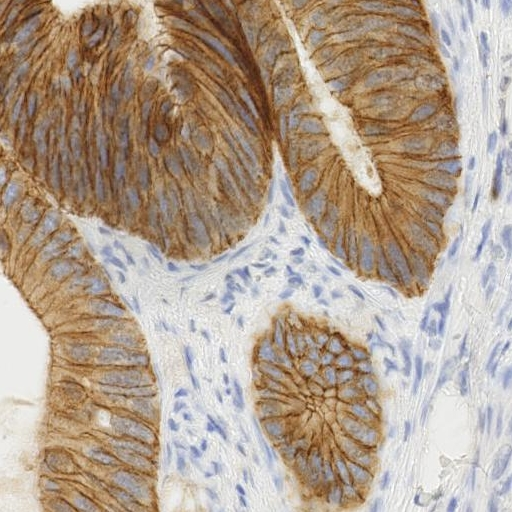
#> input picture skimage.data.immunohistochemistry(), 512 x 512 px
$ jupyter execute --allow-errors 'Sci-Kit Image Processing Techniques.ipynb'   (older library calls are emulated)
#> lines starting #> are read from the running program, lines starting #| are printed output that depends on the picture; after the words box and inside, x2 and y2 are one past the last pixel; in counts of white or black regions, pixels touching at a corner belong together; long printed decimals are rounded
[cell 1]
import matplotlib.pyplot as plt

from skimage import data
from skimage.color import rgb2hed
from matplotlib.colors import LinearSegmentedColormap

# Create an artificial color close to the original one
cmap_hema = LinearSegmentedColormap.from_list('mycmap', ['white', 'navy'])
cmap_dab = LinearSegmentedColormap.from_list('mycmap', ['white',
                                             'saddlebrown'])
cmap_eosin = LinearSegmentedColormap.from_list('mycmap', ['darkviolet',
                                               'white'])

ihc_rgb = data.immunohistochemistry()
#> ihc_rgb is the input picture: shape (512, 512, 3); mean R, G, B 177.3, 159.8, 144
ihc_hed = rgb2hed(ihc_rgb)
#> ihc_hed: shape (512, 512, 3) float64; mean of channels 0, 1, 2 0.0201, 3.78e-07, 0.0582

fig, axes = plt.subplots(2, 2, figsize=(7, 6), sharex=True, sharey=True)
ax = axes.ravel()

ax[0].imshow(ihc_rgb)
ax[0].set_title("Original image")

ax[1].imshow(ihc_hed[:, :, 0], cmap=cmap_hema)
ax[1].set_title("Hematoxylin")

ax[2].imshow(ihc_hed[:, :, 1], cmap=cmap_eosin)
ax[2].set_title("Eosin")

ax[3].imshow(ihc_hed[:, :, 2], cmap=cmap_dab)
ax[3].set_title("DAB")

for a in ax.ravel():
    a.axis('off')

fig.tight_layout()

[cell 2]
import numpy as np
from skimage.exposure import rescale_intensity

# Rescale hematoxylin and DAB signals and give them a fluorescence look
h = rescale_intensity(ihc_hed[:, :, 0], out_range=(0, 1))
d = rescale_intensity(ihc_hed[:, :, 2], out_range=(0, 1))
zdh = np.dstack((np.zeros_like(h), d, h))
#> zdh: shape (512, 512, 3) float64; mean of channels 0, 1, 2 0, 0.0384, 0.186

fig = plt.figure()
axis = plt.subplot(1, 1, 1, sharex=ax[0], sharey=ax[0])
axis.imshow(zdh)
axis.set_title("Stain separated image (rescaled)")
axis.axis('off')
plt.show()

[cell 3]
from skimage.color.adapt_rgb import adapt_rgb, each_channel, hsv_value
from skimage import filters
from skimage import io

@adapt_rgb(each_channel)
def sobel_each(image):
    return filters.sobel(image)


@adapt_rgb(hsv_value)
def sobel_hsv(image):
    return filters.sobel(image)

[cell 4]
image = io.imread('test.png')
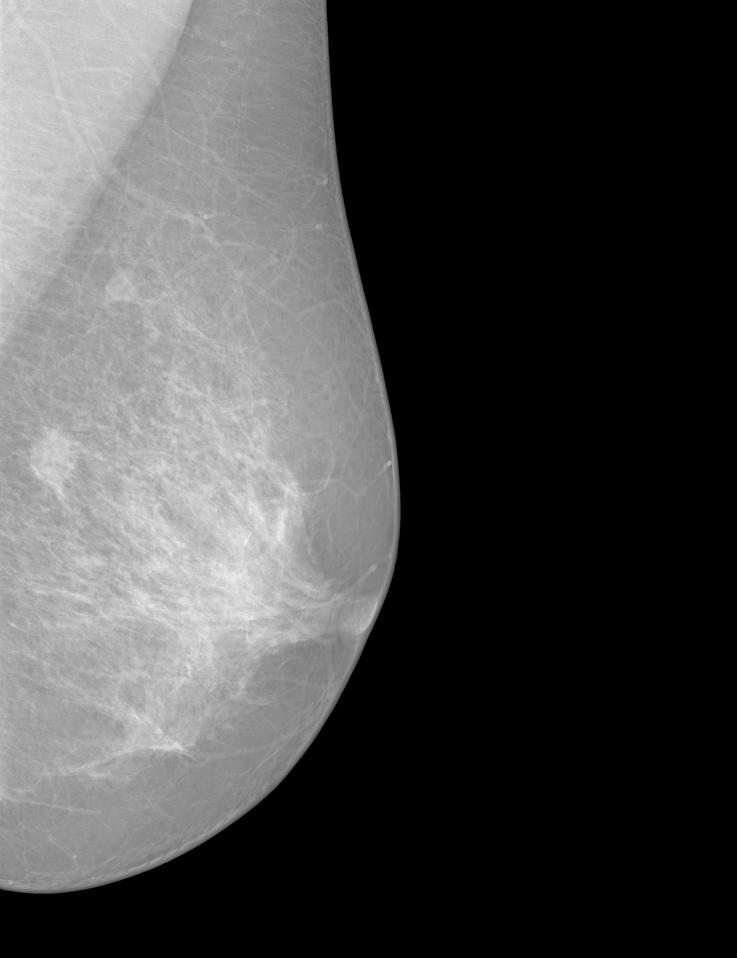
#> input picture Mammogram /test.png, 737 x 958 px, shrunk from 2560 x 3328 before the run
#> image is the input picture: shape (958, 737); min 0, max 247, mean 71.5
plt.imshow(image,cmap='gray')

Sobel

[cell 5]
from skimage import data
from skimage import io
from skimage.exposure import rescale_intensity
import matplotlib.pyplot as plt

image = io.imread('test.png')

fig, (ax_each, ax_hsv) = plt.subplots(ncols=2, figsize=(14, 7))

# We use 1 - sobel_each(image) but this won't work if image is not normalized
ax_each.imshow(rescale_intensity(1 - sobel_each(image)),cmap='gray')
ax_each.set_xticks([]), ax_each.set_yticks([])
ax_each.set_title("Sobel filter computed\n on individual RGB channels")

# We use 1 - sobel_hsv(image) but this won't work if image is not normalized
ax_hsv.imshow(rescale_intensity(1 - sobel_hsv(image)),cmap='gray')
ax_hsv.set_xticks([]), ax_hsv.set_yticks([])
ax_hsv.set_title("Sobel filter computed\n on (V)alue converted image (HSV)")

[cell 6]
def sobel_gray(image):
    return filters.sobel(image)


fig, ax = plt.subplots(ncols=1, nrows=1, figsize=(7, 7))

# We use 1 - sobel_gray(image) but this won't work if image is not normalized
ax.imshow(rescale_intensity(1 - sobel_gray(image)), cmap=plt.cm.gray)
ax.set_xticks([]), ax.set_yticks([])
ax.set_title("Sobel filter computed\n on the converted grayscale image")

Filtering regional maxima

[cell 7]
import numpy as np
import matplotlib.pyplot as plt

from scipy.ndimage import gaussian_filter
from skimage import data
from skimage import img_as_float
from skimage.morphology import reconstruction

# Convert to float: Important for subtraction later which won't work with uint8
#image = img_as_float(data.coins())
image = gaussian_filter(image, 1)

seed = np.copy(image)
seed[1:-1, 1:-1] = image.min()
mask = image

dilated = reconstruction(seed, mask, method='dilation')

[cell 8]
fig, (ax0, ax1, ax2) = plt.subplots(nrows=1,
                                    ncols=3,
                                    figsize=(8, 2.5),
                                    sharex=True,
                                    sharey=True)

ax0.imshow(image, cmap='gray')
ax0.set_title('original image')
ax0.axis('off')

ax1.imshow(dilated, vmin=image.min(), vmax=image.max(), cmap='gray')
ax1.set_title('dilated')
ax1.axis('off')

ax2.imshow(image - dilated, cmap='gray')
ax2.set_title('image - dilated')
ax2.axis('off')

fig.tight_layout()

[cell 9]
h = 0.4
seed = image - h
dilated = reconstruction(seed, mask, method='dilation')
hdome = image - dilated
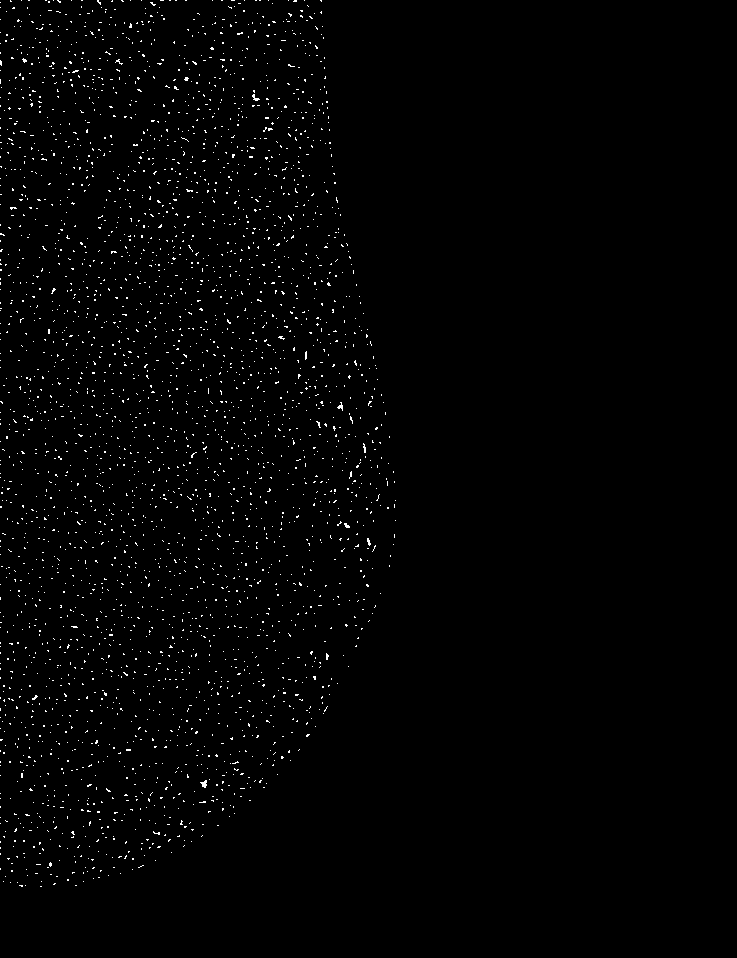
#> hdome: shape (958, 737) float64; values 0 (black) and 0.4 (white), 1.1% white in thin lines or dots, all inside (x1, y1, x2, y2) = (0, 0, 396, 887)

[cell 10]
fig, (ax0, ax1, ax2) = plt.subplots(nrows=1, ncols=3, figsize=(8, 2.5))
yslice = 197

ax0.plot(mask[yslice], '0.5', label='mask')
ax0.plot(seed[yslice], 'k', label='seed')
ax0.plot(dilated[yslice], 'r', label='dilated')
ax0.set_ylim(-0.2, 2)
ax0.set_title('image slice')
ax0.set_xticks([])
ax0.legend()

ax1.imshow(dilated, vmin=image.min(), vmax=image.max(), cmap='gray')
ax1.axhline(yslice, color='r', alpha=0.4)
ax1.set_title('dilated')
ax1.axis('off')

ax2.imshow(hdome, cmap='gray')
ax2.axhline(yslice, color='r', alpha=0.4)
ax2.set_title('image - dilated')
ax2.axis('off')

fig.tight_layout()
plt.show()

Local Histogram Equalization

[cell 11]
import numpy as np
import matplotlib
import matplotlib.pyplot as plt

from skimage import data
from skimage.util.dtype import dtype_range
from skimage.util import img_as_ubyte
from skimage import exposure
from skimage.morphology import disk
from skimage.filters import rank


matplotlib.rcParams['font.size'] = 9


def plot_img_and_hist(image, axes, bins=256):
    """Plot an image along with its histogram and cumulative histogram.

    """
    ax_img, ax_hist = axes
    ax_cdf = ax_hist.twinx()

    # Display image
    ax_img.imshow(image, cmap=plt.cm.gray)
    ax_img.set_axis_off()

    # Display histogram
    ax_hist.hist(image.ravel(), bins=bins)
    ax_hist.ticklabel_format(axis='y', style='scientific', scilimits=(0, 0))
    ax_hist.set_xlabel('Pixel intensity')

    xmin, xmax = dtype_range[image.dtype.type]
    ax_hist.set_xlim(xmin, xmax)

    # Display cumulative distribution
    img_cdf, bins = exposure.cumulative_distribution(image, bins)
    ax_cdf.plot(bins, img_cdf, 'r')

    return ax_img, ax_hist, ax_cdf


# Load an example image
#img = img_as_ubyte(data.moon())

img = img_as_ubyte(image)
# Global equalize
img_rescale = exposure.equalize_hist(img)

# Equalization
selem = disk(30)
img_eq = rank.equalize(img, selem=selem)
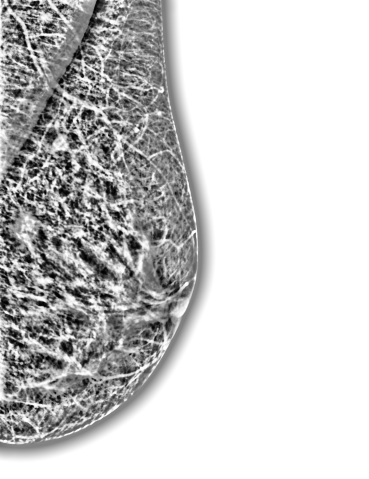
#> img_eq: shape (958, 737) (shown at 1/2 size); min 0, max 255, mean 201.2


# Display results
fig = plt.figure(figsize=(8, 5))
axes = np.zeros((2, 3), dtype=np.object)
axes[0, 0] = plt.subplot(2, 3, 1)
axes[0, 1] = plt.subplot(2, 3, 2, sharex=axes[0, 0], sharey=axes[0, 0])
axes[0, 2] = plt.subplot(2, 3, 3, sharex=axes[0, 0], sharey=axes[0, 0])
axes[1, 0] = plt.subplot(2, 3, 4)
axes[1, 1] = plt.subplot(2, 3, 5)
axes[1, 2] = plt.subplot(2, 3, 6)

ax_img, ax_hist, ax_cdf = plot_img_and_hist(img, axes[:, 0])
#> in plot_img_and_hist, `img_cdf, bins = exposure.cumulative_distribution(image, bins)`: img_cdf = 235 values from 0.567 to 1; bins = 235 values from 0 to 234
ax_img.set_title('Low contrast image')
ax_hist.set_ylabel('Number of pixels')

ax_img, ax_hist, ax_cdf = plot_img_and_hist(img_rescale, axes[:, 1])
ax_img.set_title('Global equalise')

ax_img, ax_hist, ax_cdf = plot_img_and_hist(img_eq, axes[:, 2])
ax_img.set_title('Local equalize')
ax_cdf.set_ylabel('Fraction of total intensity')


# prevent overlap of y-axis labels
fig.tight_layout()
plt.show()

[cell 12]
import numpy
import math
import cv2
#original = cv2.imread("original.png")
#contrast = cv2.imread("photoshopped.png",1)
def psnr(img1, img2):
    mse = numpy.mean( (img1 - img2) ** 2 )
#> mse = 50.67
    if mse == 0:
        return 100
    PIXEL_MAX = 255.0
    return 20 * math.log10(PIXEL_MAX / math.sqrt(mse))

d=psnr(img,img_eq)
#> d = 31.08
print(d)
#| 31.083

Gamma and log contrast adjustment

[cell 13]
import matplotlib
import matplotlib.pyplot as plt
import numpy as np

from skimage import data, img_as_float
from skimage import exposure

matplotlib.rcParams['font.size'] = 8


def plot_img_and_hist(image, axes, bins=256):
    """Plot an image along with its histogram and cumulative histogram.

    """
    image = img_as_float(image)
    ax_img, ax_hist = axes
    ax_cdf = ax_hist.twinx()

    # Display image
    ax_img.imshow(image, cmap=plt.cm.gray)
    ax_img.set_axis_off()

    # Display histogram
    ax_hist.hist(image.ravel(), bins=bins, histtype='step', color='black')
    ax_hist.ticklabel_format(axis='y', style='scientific', scilimits=(0, 0))
    ax_hist.set_xlabel('Pixel intensity')
    ax_hist.set_xlim(0, 1)
    ax_hist.set_yticks([])

    # Display cumulative distribution
    img_cdf, bins = exposure.cumulative_distribution(image, bins)
    ax_cdf.plot(bins, img_cdf, 'r')
    ax_cdf.set_yticks([])

    return ax_img, ax_hist, ax_cdf


# Load an example image

#img = data.moon()
img = image
# Gamma
gamma_corrected = exposure.adjust_gamma(img, 2)
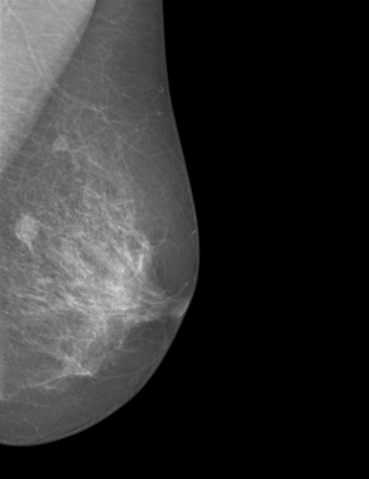
#> gamma_corrected: shape (958, 737) (shown at 1/2 size); min 0, max 215, mean 47

# Logarithmic
logarithmic_corrected = exposure.adjust_log(img, 1)

# Display results
fig = plt.figure(figsize=(8, 5))
axes = np.zeros((2, 3), dtype=np.object)
axes[0, 0] = plt.subplot(2, 3, 1)
axes[0, 1] = plt.subplot(2, 3, 2, sharex=axes[0, 0], sharey=axes[0, 0])
axes[0, 2] = plt.subplot(2, 3, 3, sharex=axes[0, 0], sharey=axes[0, 0])
axes[1, 0] = plt.subplot(2, 3, 4)
axes[1, 1] = plt.subplot(2, 3, 5)
axes[1, 2] = plt.subplot(2, 3, 6)

ax_img, ax_hist, ax_cdf = plot_img_and_hist(img, axes[:, 0])
#> in plot_img_and_hist, `img_cdf, bins = exposure.cumulative_distribution(image, bins)`: img_cdf = 256 values from 0.567 to 1; bins = 256 values from 0.00179 to 0.916
ax_img.set_title('Low contrast image')

y_min, y_max = ax_hist.get_ylim()
#> y_min = 0; y_max = 420074.5
ax_hist.set_ylabel('Number of pixels')
ax_hist.set_yticks(np.linspace(0, y_max, 5))

ax_img, ax_hist, ax_cdf = plot_img_and_hist(gamma_corrected, axes[:, 1])
ax_img.set_title('Gamma correction')

ax_img, ax_hist, ax_cdf = plot_img_and_hist(logarithmic_corrected, axes[:, 2])
ax_img.set_title('Logarithmic correction')

ax_cdf.set_ylabel('Fraction of total intensity')
ax_cdf.set_yticks(np.linspace(0, 1, 5))

# prevent overlap of y-axis labels
fig.tight_layout()
plt.show()

[cell 14]
import numpy
import math
import cv2
#original = cv2.imread("original.png")
#contrast = cv2.imread("photoshopped.png",1)
def psnr(img1, img2):
    mse = numpy.mean( (img1 - img2) ** 2 )
#> mse = 51.2
    if mse == 0:
        return 100
    PIXEL_MAX = 255.0
    return 20 * math.log10(PIXEL_MAX / math.sqrt(mse))

d=psnr(img,logarithmic_corrected)
#> d = 31.04
print(d)
#| 31.038

[cell 15]
import numpy
import math
import cv2
#original = cv2.imread("original.png")
#contrast = cv2.imread("photoshopped.png",1)
def psnr(img1, img2):
    mse = numpy.mean( (img1 - img2) ** 2 )
#> mse = 44.87
    if mse == 0:
        return 100
    PIXEL_MAX = 255.0
    return 20 * math.log10(PIXEL_MAX / math.sqrt(mse))

d=psnr(img,gamma_corrected)
#> d = 31.61
print(d)
#| 31.612

Histogram Equalization

[cell 16]
import matplotlib
import matplotlib.pyplot as plt
import numpy as np

from skimage import data, img_as_float
from skimage import exposure


matplotlib.rcParams['font.size'] = 8


def plot_img_and_hist(image, axes, bins=256):
    """Plot an image along with its histogram and cumulative histogram.

    """
    image = img_as_float(image)
    ax_img, ax_hist = axes
    ax_cdf = ax_hist.twinx()

    # Display image
    ax_img.imshow(image, cmap=plt.cm.gray)
    ax_img.set_axis_off()

    # Display histogram
    ax_hist.hist(image.ravel(), bins=bins, histtype='step', color='black')
    ax_hist.ticklabel_format(axis='y', style='scientific', scilimits=(0, 0))
    ax_hist.set_xlabel('Pixel intensity')
    ax_hist.set_xlim(0, 1)
    ax_hist.set_yticks([])

    # Display cumulative distribution
    img_cdf, bins = exposure.cumulative_distribution(image, bins)
    ax_cdf.plot(bins, img_cdf, 'r')
    ax_cdf.set_yticks([])

    return ax_img, ax_hist, ax_cdf


# Load an example image
#img = data.moon()
img = image
# Contrast stretching
p2, p98 = np.percentile(img, (2, 98))
#> p2 = 0; p98 = 203
img_rescale = exposure.rescale_intensity(img, in_range=(p2, p98))

# Equalization
img_eq = exposure.equalize_hist(img)

# Adaptive Equalization
img_adapteq = exposure.equalize_adapthist(img, clip_limit=0.03)

# Display results
fig = plt.figure(figsize=(8, 5))
axes = np.zeros((2, 4), dtype=np.object)
axes[0, 0] = fig.add_subplot(2, 4, 1)
for i in range(1, 4):
    axes[0, i] = fig.add_subplot(2, 4, 1+i, sharex=axes[0,0], sharey=axes[0,0])
for i in range(0, 4):
    axes[1, i] = fig.add_subplot(2, 4, 5+i)

ax_img, ax_hist, ax_cdf = plot_img_and_hist(img, axes[:, 0])
#> in plot_img_and_hist, `img_cdf, bins = exposure.cumulative_distribution(image, bins)`: img_cdf = 256 values from 0.567 to 1; bins = 256 values from 0.00179 to 0.916
ax_img.set_title('Low contrast image')

y_min, y_max = ax_hist.get_ylim()
ax_hist.set_ylabel('Number of pixels')
ax_hist.set_yticks(np.linspace(0, y_max, 5))

ax_img, ax_hist, ax_cdf = plot_img_and_hist(img_rescale, axes[:, 1])
ax_img.set_title('Contrast stretching')

ax_img, ax_hist, ax_cdf = plot_img_and_hist(img_eq, axes[:, 2])
ax_img.set_title('Histogram equalization')

ax_img, ax_hist, ax_cdf = plot_img_and_hist(img_adapteq, axes[:, 3])
ax_img.set_title('Adaptive equalization')

ax_cdf.set_ylabel('Fraction of total intensity')
ax_cdf.set_yticks(np.linspace(0, 1, 5))

# prevent overlap of y-axis labels
fig.tight_layout()
plt.show()
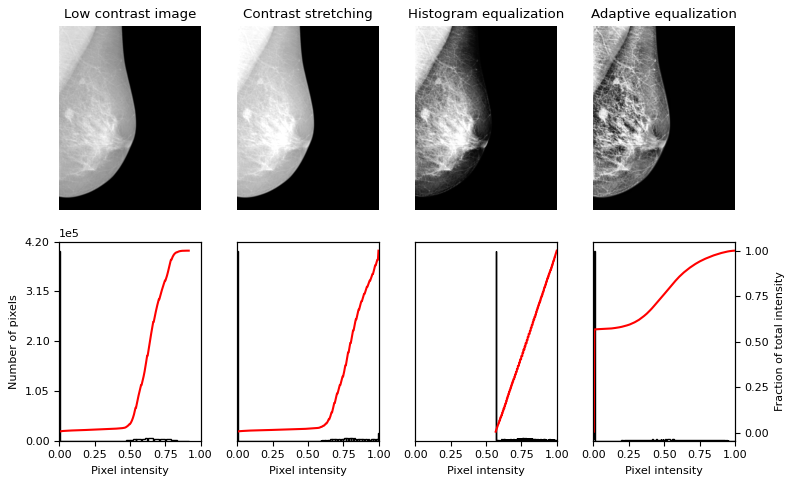
#> figure drawn by matplotlib, 12 panels; panel 12: curve peaks at x = 0.998, y = 1

[cell 17]
import numpy
import math
import cv2
#original = cv2.imread("original.png")
#contrast = cv2.imread("photoshopped.png",1)
def psnr(img1, img2):
    mse = numpy.mean( (img1 - img2) ** 2 )
#> mse = 55.03
    if mse == 0:
        return 100
    PIXEL_MAX = 255.0
    return 20 * math.log10(PIXEL_MAX / math.sqrt(mse))

d=psnr(img,img_rescale)
#> d = 30.72
print(d)
#| 30.724

[cell 18]
import numpy
import math
import cv2
#original = cv2.imread("original.png")
#contrast = cv2.imread("photoshopped.png",1)
def psnr(img1, img2):
    mse = numpy.mean( (img1 - img2) ** 2 )
#> mse = 11862
    if mse == 0:
        return 100
    PIXEL_MAX = 255.0
    return 20 * math.log10(PIXEL_MAX / math.sqrt(mse))

d=psnr(img,img_eq)
#> d = 7.39
print(d)
#| 7.389

[cell 19]
import numpy
import math
import cv2
#original = cv2.imread("original.png")
#contrast = cv2.imread("photoshopped.png",1)
def psnr(img1, img2):
    mse = numpy.mean( (img1 - img2) ** 2 )
#> mse = 11897
    if mse == 0:
        return 100
    PIXEL_MAX = 255.0
    return 20 * math.log10(PIXEL_MAX / math.sqrt(mse))

d=psnr(img,img_adapteq)
#> d = 7.38
print(d)
#| 7.376

Contour finding

[cell 20]
import numpy as np
import matplotlib.pyplot as plt

from skimage import measure


# Construct some test data
x, y = np.ogrid[-np.pi:np.pi:100j, -np.pi:np.pi:100j]
r = np.sin(np.exp((np.sin(x)**3 + np.cos(y)**2)))

# Find contours at a constant value of 0.8
contours = measure.find_contours(r, 0.8)

# Display the image and plot all contours found
fig, ax = plt.subplots()
ax.imshow(r, interpolation='nearest', cmap=plt.cm.gray)

for n, contour in enumerate(contours):
    ax.plot(contour[:, 1], contour[:, 0], linewidth=2)

ax.axis('image')
ax.set_xticks([])
ax.set_yticks([])
plt.show()

Convex Hull

[cell 21]
import matplotlib.pyplot as plt

from skimage.morphology import convex_hull_image
from skimage import data, img_as_float
from skimage.util import invert

# The original image is inverted as the object must be white.
#image = invert(data.horse())

chull = convex_hull_image(image)
#> chull: shape (958, 737) bool; 43.9% white; 1 white region, box (x1, y1, x2, y2) and area: (0, 0, 403, 896) 309734

fig, axes = plt.subplots(1, 2, figsize=(8, 4))
ax = axes.ravel()

ax[0].set_title('Original picture')
ax[0].imshow(image, cmap=plt.cm.gray, interpolation='nearest')
ax[0].set_axis_off()

ax[1].set_title('Transformed picture')
ax[1].imshow(chull, cmap=plt.cm.gray, interpolation='nearest')
ax[1].set_axis_off()

plt.tight_layout()
plt.show()

[cell 22]
chull_diff = img_as_float(chull.copy())
chull_diff[image] = 2
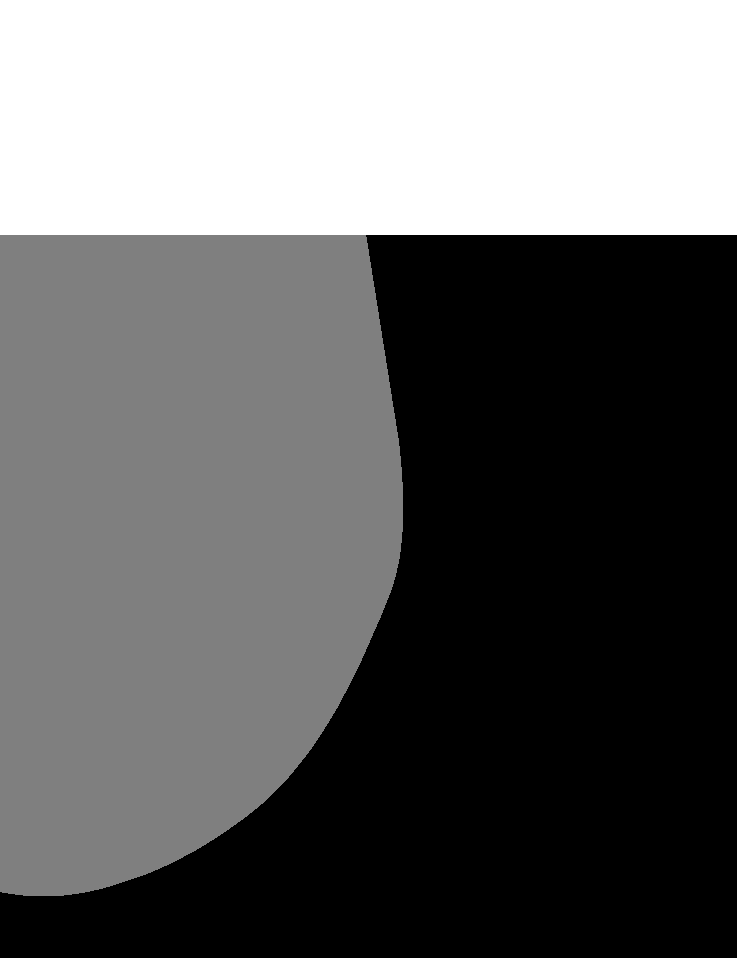
#> chull_diff: shape (958, 737) float64; min 0, max 2, mean 0.814; drawn with min black and max white

fig, ax = plt.subplots()
ax.imshow(chull_diff, cmap=plt.cm.gray, interpolation='nearest')
ax.set_title('Difference')
plt.show()

Canny edge detector

[cell 23]
import numpy as np
import matplotlib.pyplot as plt
from scipy import ndimage as ndi

from skimage import feature


# Generate noisy image of a square
im = np.zeros((128, 128))
im[32:-32, 32:-32] = 1

im = ndi.rotate(im, 15, mode='constant')
im = ndi.gaussian_filter(im, 4)
im += 0.2 * np.random.random(im.shape)

# Compute the Canny filter for two values of sigma
edges1 = feature.canny(im)
edges2 = feature.canny(im, sigma=3)

# display results
fig, (ax1, ax2, ax3) = plt.subplots(nrows=1, ncols=3, figsize=(8, 3),
                                    sharex=True, sharey=True)

ax1.imshow(im, cmap=plt.cm.gray)
ax1.axis('off')
ax1.set_title('noisy image', fontsize=20)

ax2.imshow(edges1, cmap=plt.cm.gray)
ax2.axis('off')
ax2.set_title('Canny filter, $\sigma=1$', fontsize=20)

ax3.imshow(edges2, cmap=plt.cm.gray)
ax3.axis('off')
ax3.set_title('Canny filter, $\sigma=3$', fontsize=20)

fig.tight_layout()

plt.show()
#> (the rest of the program and of its run is left out)
